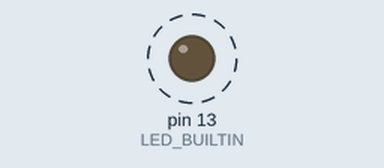
Bench run of a sketch on a simulated Arduino Uno, built with avr-gcc and run on an emulated ATmega328P. On the bench: output pins drawn as LEDs (lit = HIGH). Dashed ring = blinking.

Above: at 0.05 s.
Timing chart, 0 to 3.0 s (numbered marks = the images above):
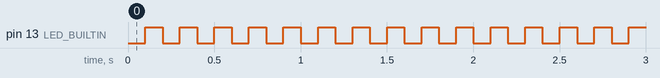

The sketch:

EXEMPLO06_THREADS_IRREAIS.ino
```cpp
// Variavel para gurdar o ultimo estado do LED
int ledState = LOW;
//Variavel que guardará ultimo momento de execução
unsigned long ultimoMillis = 0;
// constante para o intervalo:
const long intervalo = 100;

void setup() {
    pinMode(LED_BUILTIN, OUTPUT);
}

void loop() {
    unsigned long atualMillis = millis();
    //verifica se já passou o intervalo desde
    //a ultima execução
    if (atualMillis - ultimoMillis >= intervalo) {
        // salva o momento em que executou
        ultimoMillis = atualMillis;
        //inverte o ultimo estado
        ledState = !ledState;
        digitalWrite(LED_BUILTIN, ledState);
    }
}
```

Measured:
- by itself, pin 13 (LED_BUILTIN): alternates HIGH for 0.10 s and LOW for 0.10 s
